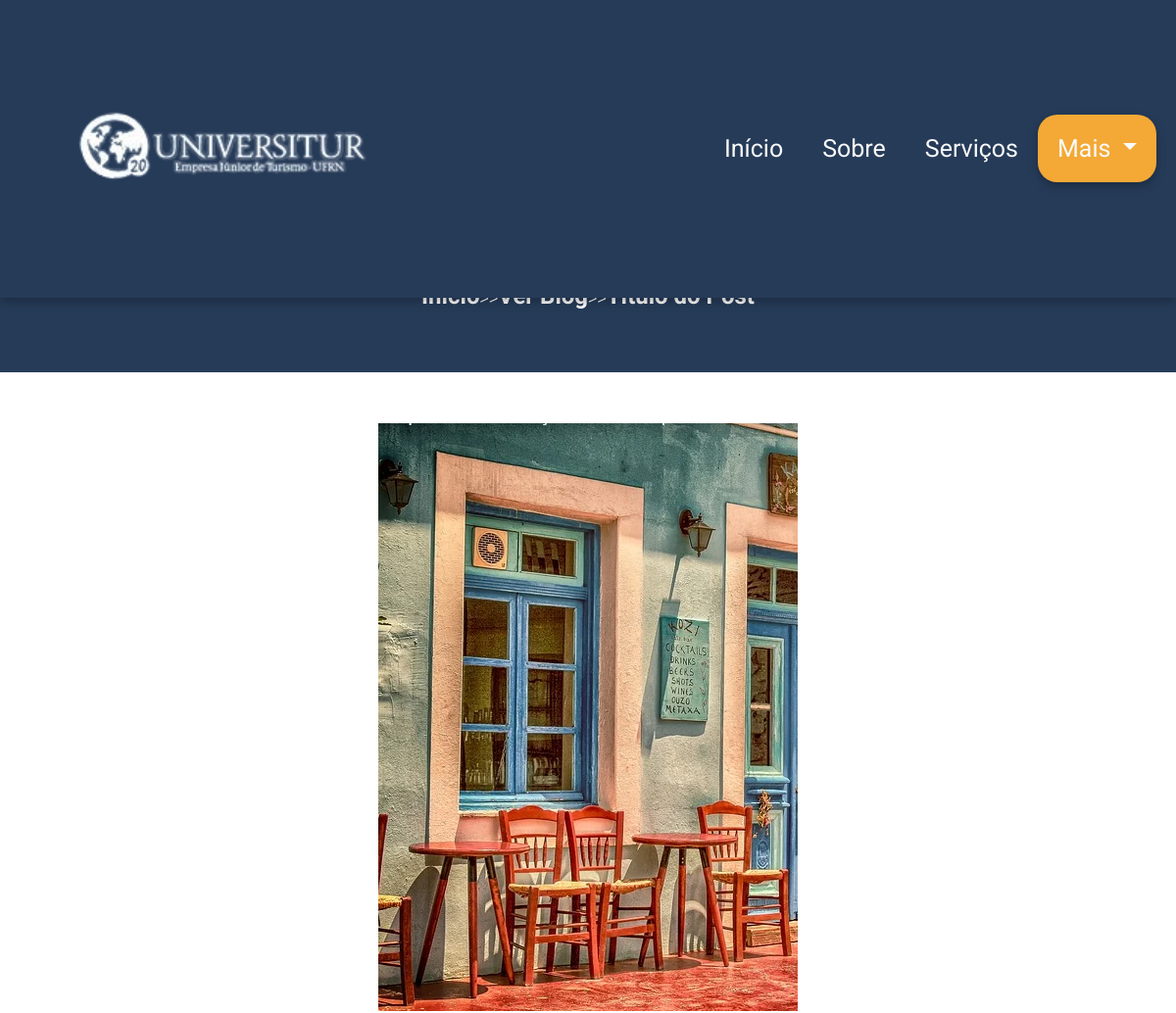
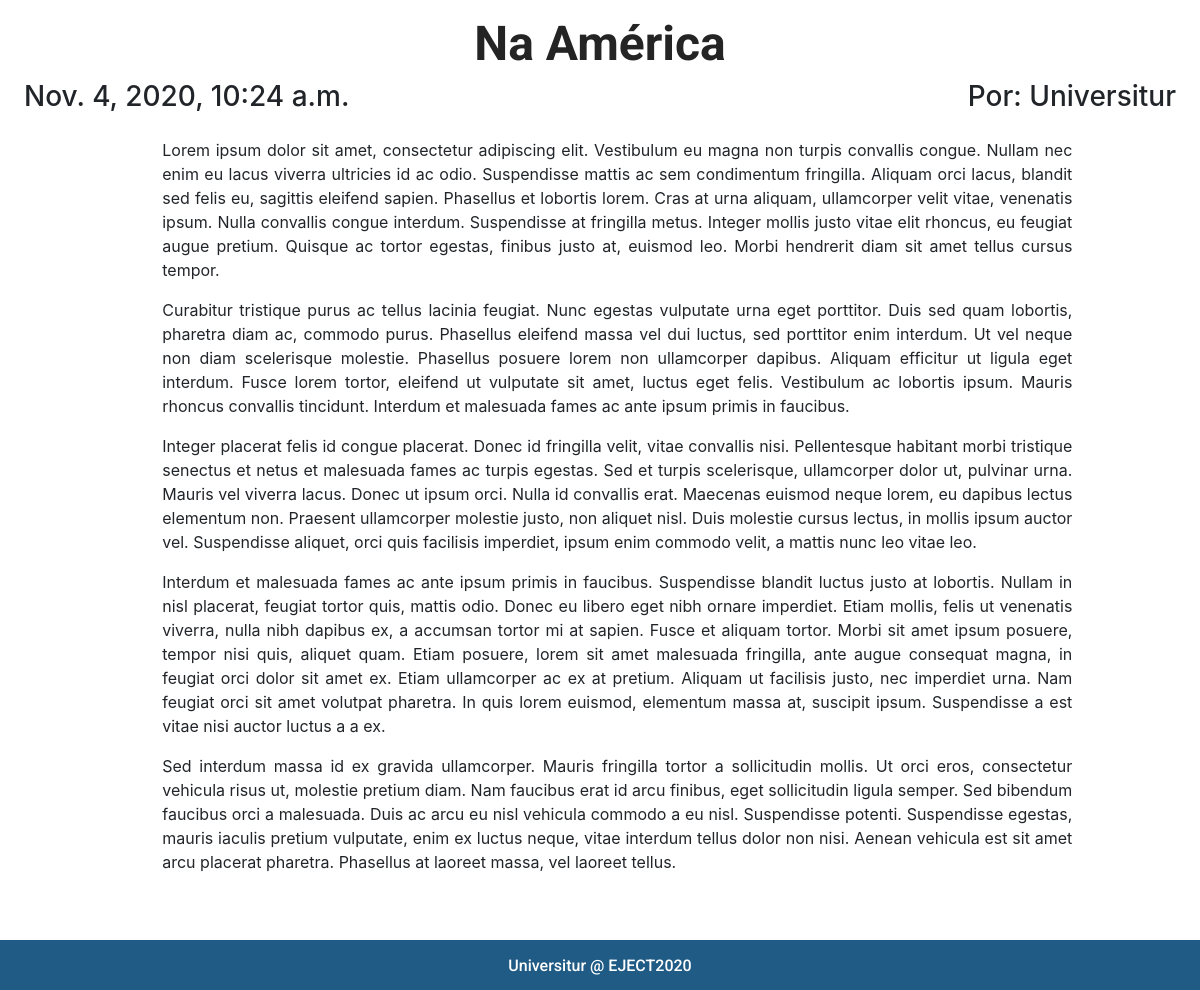
The app's page /blog/na-america/ with its own data (2 pictures, top to bottom).
### blog/models.py (models this page shows, shortened)
class Blog(models.Model):
	author = models.CharField('Autor', max_length=100)
	title = models.CharField('Título', max_length=200)
	slug = models.SlugField('Atalho')
	text = models.TextField('Texto')
	image = models.ImageField(upload_to='blog/images', verbose_name='Imagem',
		null=True, blank=True
	)
	created_date = models.DateTimeField(default=timezone.now)
	published_date = models.DateTimeField(default=timezone.now)
	def get_absolute_url(self):
		return reverse('blog:details', args=[str(self.slug)])
	class Meta:
		verbose_name = 'Blog'
		verbose_name_plural = 'Blogs'
		ordering = ['created_date']

### blog/views.py (the view)
# urls.py: re_path('(?P<slug>[\w_-]+)/', views.details, name='details'),
def details(request, slug):
	blog = get_object_or_404(Blog, slug=slug)
	template_name = 'blog/details.html'
	context = {
		'blog' : blog
	}
	return render(request, template_name, context)

### blog/templates/blog/details.html (shortened to what this page needs)
<!DOCTYPE html>
{% load static %}
<html lang="en">
<head>
    <link rel="stylesheet" href="https://cdn.jsdelivr.net/npm/bootstrap@4.5.3/dist/css/bootstrap.min.css">
    <link rel="stylesheet" href="{% static 'css/post.css' %}">
</head>
<body>
    <div class="home" id="home">
      <nav class="navbar navbar-expand-lg navbar-light ">
        <div>
        <a class="logo" href="{% url 'initial:index' %}"><img src="{% static 'img/logo.svg' %}"></a>
      </div>
      <div>
        <div class=" nav-mobile collapse navbar-collapse" id="navbarNavDropdown">
          <ul class="navbar-nav menu">
            <li class="nav-item active">
              <a class="cor-link" href="{% url 'initial:index' %}">Início <span class="sr-only">(current)</span></a>
            </li>
            <li class="nav-item">
              <a class="cor-link" href="{% url 'initial:index' %}">Sobre</a>
            </li>
            <li class="nav-item">
              <a class="cor-link" href="{% url 'initial:index' %}">Serviços</a>
            </li>
            <li class="nav-item dropdown">
              <a class=" mais cor-link btn-warning dropdown-toggle" href="#" id="navbarDropdownMenuLink" data-toggle="dropdown" aria-haspopup="true" aria-expanded="false">
                Mais
              </a>
            </li>
          </ul>
        </div>
        </div>
      </nav>
      <div class="blog-home">
        <h1>BLOG</h1>
        <div class="links">
          <a href="{% url 'initial:index' %}">Início</a>>><a href="{% url 'blog:index' %}">Ver Blog</a>>><a href="{{blog.get_absolute_url}}">Título do Post</a>
        </div>
      </div>
      <div class="cointainer">
        <div class="row">
          <div class="conteudo col-12 col-sm-12 col-md-12">
        	{% if blog.image %}
  			<img src="{{ blog.image.url }}" alt="{{ blog.title }}">
  			{% else %}
  			<img src="{% static 'img/img-padrao-oficial.PNG' %}" alt="{{ blog.title }}">
  			{% endif %}
        <h2>{{blog.title}}</h2>
        <div class="container-post">
          <h3 class="h3-1">{{blog.published_date}}</h3>
          <h3 class="h3-2">Por: {{blog.author}}</h3>
          <p> {{blog.text|linebreaks}}</p>
        </div>
        </div>
      </div>
      <div class="footer"><h6>Universitur @ EJECT2020</h6></div>
</body>
</html>

### initial/static/css/post.css (style rules this page uses)
* { padding: 0; margin: 0; }
.navbar { background: #263b58; background-size: 100%; width: 100%; height: 15%; position: fixed; z-index: 100; padding: 0; filter: drop-shadow(0px 4px 4px rgba(0, 0, 0, 0.25)); }
.nav-mobile { background-color: #263b58; }
.logo { float: left; padding-left: 55px; margin-top: -10px; }
a.cor-link { text-decoration: none; width: 87px; height: 56px; padding: 20px; font-family: Roboto, Sans-serif; font-style: normal; font-weight: normal; font-size: 25px; line-height: 42px; color: #FAFAFA; }
.mais { background-color: #f4a936; border-radius: 20px; margin-right: 20px; filter: drop-shadow(0px 4px 4px rgba(0, 0, 0, 0.25)); }
.navbar { display:flex; justify-content:space-between; }
.blog-home { background-color: #263b58; height: 380px; background-size: 100%; }
.blog-home h1 { font-family: Roboto, Sans-serif; font-style: normal; font-weight: 900; font-size: 64px; line-height: 75px; text-align: center; color: #FAFAFA; padding-top: 180px; }
.links { font-family: Sans-serif; text-align: center; padding-top: 25px; color:#FAFAFA; text-decoration: none; }
.links a { color: #FAFAFA; text-decoration: none; font-family: Roboto; font-style: normal; font-weight: bold; font-size: 24px; line-height: 28px; text-align: center; color: #FAFAFA; }
.conteudo { width: 100%; height: 100%; }
.conteudo img { margin-left: auto; margin-right:auto; display: block; padding-top: 52px; }
.conteudo h2 { font-family: Roboto, Sans-serif; font-style: normal; font-weight: bold; font-size: 48px; line-height: 56px; text-align: center; color:#242424; padding-top: 18px; }
.container-post { max-width: 1440px; padding: 0 2%; margin: 0 auto; }
.h3-1 { float: left; }
.h3-2 { float: right; }
.conteudo p { text-align:justify; padding-left: 12%; padding-right: 9%; }
.footer { position: flex; width:100%; height: 50px; text-align: center; background: #205B85; border: 1px solid #205B85; box-sizing: border-box; color: #fff; padding-top:15px; font-family: Roboto, Sans-serif; font-style: normal; font-weight: 500; font-size: 34px; line-height: 40px; bottom:0; margin-top: 50px; }

### records on screen
Blog: image (picture), title "Na América", published_date "Nov. 4, 2020, 10:24 a.m.", author "Universitur", text "Lorem ipsum dolor sit amet, consectetur adipiscing elit. Vestibulum eu magna non turpis convallis congue. Nullam nec enim eu lacus viverra ultricies id ac odio. Suspendisse mattis ac sem condimentum fringilla. Aliquam orci lacus, blandit sed felis eu, sagittis eleifend sapien. Phasellus et lobortis lorem. Cras at urna aliquam, ullamcorper velit vitae, venenatis ipsum. Nulla convallis congue interdum. Suspendisse at fringilla metus. Integer mollis justo vitae elit rhoncus, eu feugiat augue pretium. Quisque ac tortor egestas, finibus justo at, euismod leo. Morbi hendrerit diam sit amet tellus cursus tempor. Curabitur tristique purus ac tellus lacinia feugiat. Nunc egestas vulputate urna eget…"
